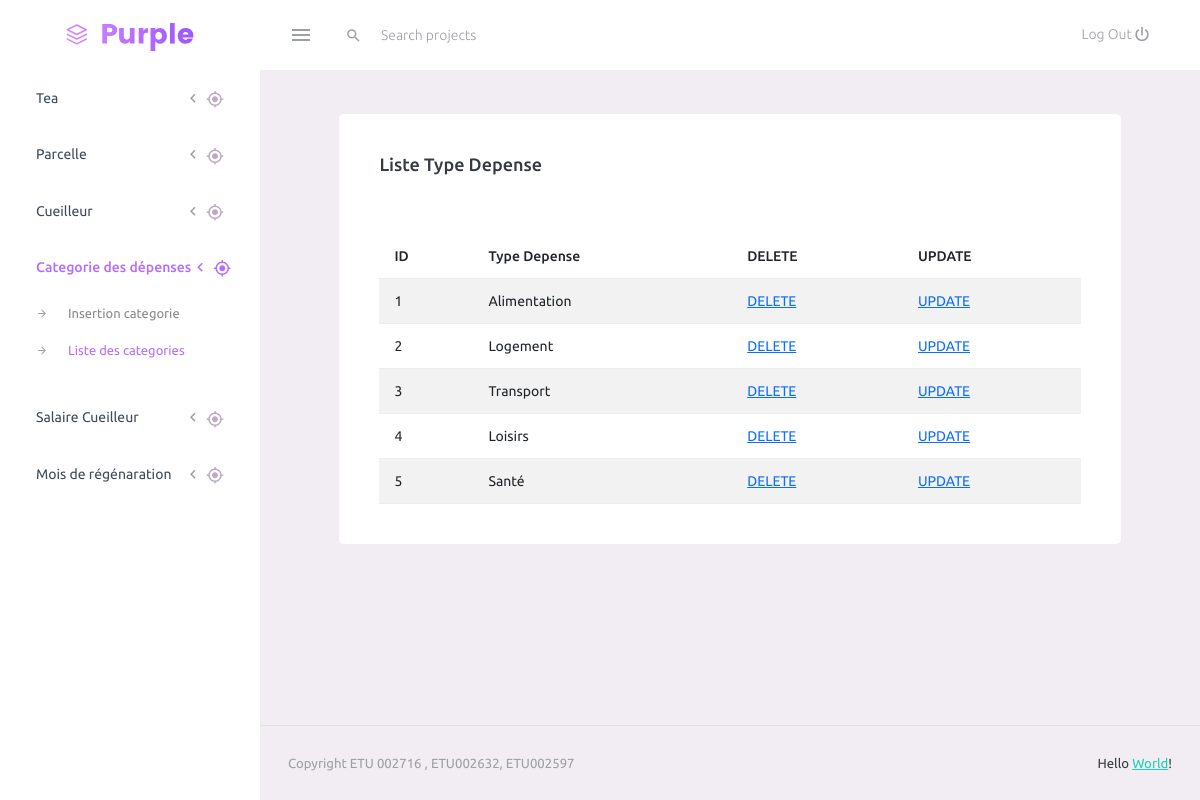
Screenshot of /affichage/liste_categorie_depense.php with the database file from the repository.
### tables this page shows
CREATE TABLE CategorieDepense (
    id INT AUTO_INCREMENT PRIMARY KEY,
    type_depense VARCHAR(255) NOT NULL
);

### php/model/BaseModel.php (called while the page is built)
<?php
    require_once("Database.php");
    class BaseModel {
        public static function get_all($table) {
            $query = "SELECT * FROM $table";
            return Database::fetch($query);
        }
    }
?>

### php/model/Database.php (called while the page is built, shortened)
<?php
    class Database {
        private static $host = '172.20.0.167';
        private static $user_name = 'ETU002716';
        private static $password = 'c2JMpbcVkSOs';
        private static $db_name = 'db_p16_ETU002716';
        public static function get_connection() {
            $connect = null;
            if ($connect === null)
            { $connect = mysqli_connect(self::$host, self::$user_name, self::$password, self::$db_name); }
            return $connect;
        }
        public static function fetch($query) {
            $res = mysqli_query(self::get_connection(), $query);
            $answer = array();
            while($d = mysqli_fetch_assoc($res))
            { $answer[] = $d; }
            return $answer;
        }
    }
?>

### affichage/liste_categorie_depense.php (the view, shortened to what this page needs)
<?php
    $all_categorie_depense = CategorieDepense::get_all("CategorieDepense");
?>
<!DOCTYPE html>
<html lang="en">
  <head>
    <link rel="stylesheet" href="./assets/vendors/mdi/css/materialdesignicons.min.css">
    <link rel="stylesheet" href="./assets/vendors/css/vendor.bundle.base.css">
    <link rel="stylesheet" href="./assets/css/style.css">
  </head>
  <body>
    <div class="container-scroller">
        <?php include("./partials/_navbar.php"); ?>
        <div class="container-fluid page-body-wrapper">
            <?php
                include("./partials/_sidebar.php");
            ?>
            <div class="main-panel">
            <div class="content-wrapper">
                <div class="page-header">
                <div class="card">
                  <div class="card-body">
                    <h4 class="card-title">Liste type depense</h4>
                    <p class="card-description">  <code></code>
                    </p>
                    <table class="table table-striped">
                      <thead>
                        <tr>
                            <th>ID</th>
                            <th>Type Depense</th>
                            <th>DELETE</th>
                            <th>UPDATE</th>
                        </tr>
                      </thead>
                      <tbody>
                          <?php for ($i = 0; $i < count($all_categorie_depense); $i++) { ?>
                              <tr>
                                <td><?php echo ($all_categorie_depense[$i]["id"]); ?></td>
                                <td><?php echo ($all_categorie_depense[$i]["type_depense"]); ?></td>
                                <td><a href="../php/traitement/traitement_delete_categorie_depense.php?id=<?php echo ($all_categorie_depense[$i]["id"]); ?>">DELETE</a></td>
                                <td><a href="insert_categorie_depense.php?id=<?php echo ($all_categorie_depense[$i]["id"]); ?>">UPDATE</a></td>
                              </tr>
                          <?php } ?>
                      </tbody>
                    </table>
                  </div>
                </div>
            </div>
    </div>
    <?php
      include("./partials/_footer.php");
    ?>
  </body>
</html>

### rows the page displays
categoriedepense: id "1", type_depense "Alimentation"
categoriedepense: id "2", type_depense "Logement"
categoriedepense: id "3", type_depense "Transport"
categoriedepense: id "4", type_depense "Loisirs"
categoriedepense: id "5", type_depense "Santé"
